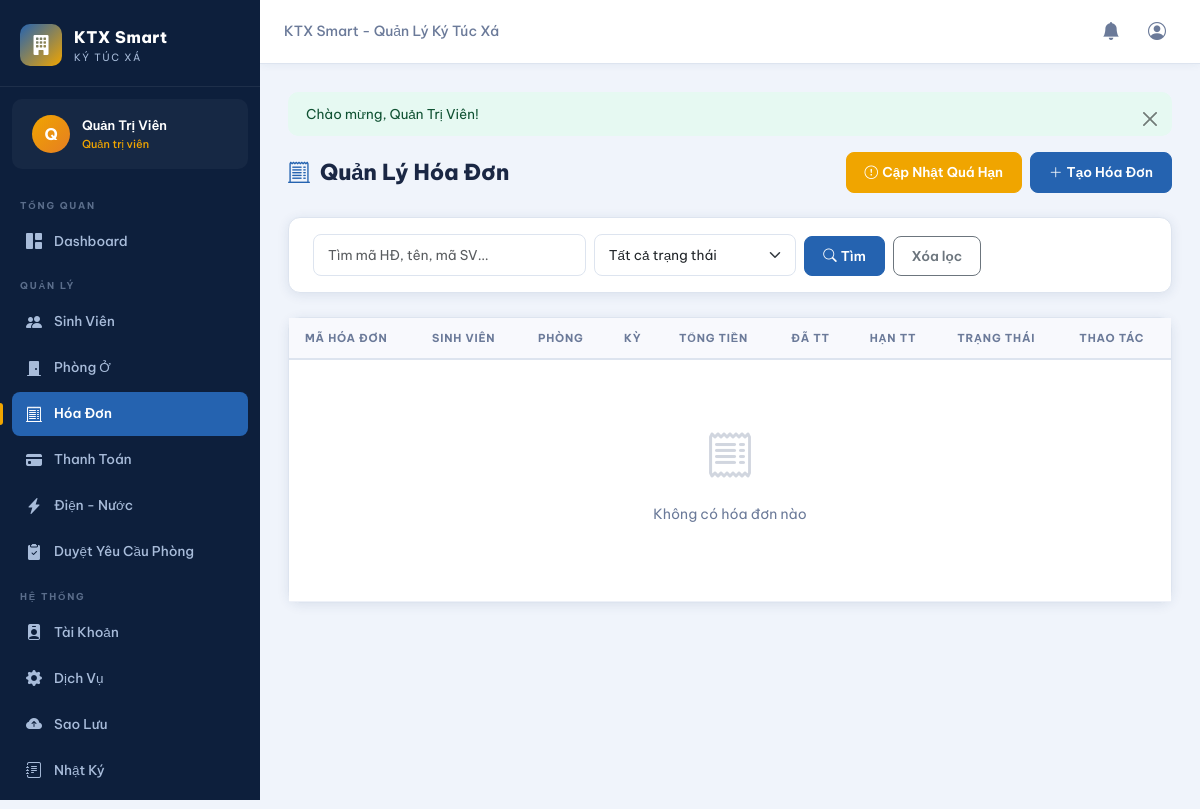
The page /pages/invoices.php (signed in) on the database its author committed.
### tables this page shows
CREATE TABLE IF NOT EXISTS users (
    id              INT AUTO_INCREMENT PRIMARY KEY,
    username        VARCHAR(50)  NOT NULL UNIQUE,
    email           VARCHAR(100) NOT NULL UNIQUE,
    password        VARCHAR(255) NOT NULL,
    full_name       VARCHAR(100) NOT NULL,
    phone           VARCHAR(20),
    role            ENUM('admin','staff','student') NOT NULL DEFAULT 'student',
    status          ENUM('active','inactive') NOT NULL DEFAULT 'active',
    reset_token         VARCHAR(100) NULL,
    reset_token_expires DATETIME    NULL,
    last_login      DATETIME NULL,
    created_at      DATETIME NOT NULL DEFAULT CURRENT_TIMESTAMP,
    updated_at      DATETIME NOT NULL DEFAULT CURRENT_TIMESTAMP ON UPDATE CURRENT_TIMESTAMP
);

### pages/invoices.php (the view, shortened to what this page needs)
<?php
require_once __DIR__ . '/../includes/functions.php';
$db = getDB();
$search = $_GET['search'] ?? '';
$page = max(1, (int)($_GET['page'] ?? 1));
$perPage = 15;
$where = "WHERE 1=1";
$params = [];
$offset = ($page - 1) * $perPage;
$stmt = $db->prepare("SELECT i.*, u.full_name, sp.student_code, r.room_number, b.name as building_name
    FROM invoices i JOIN users u ON i.student_id=u.id LEFT JOIN student_profiles sp ON u.id=sp.user_id
    JOIN rooms r ON i.room_id=r.id JOIN buildings b ON r.building_id=b.id
    $where ORDER BY i.created_at DESC LIMIT $perPage OFFSET $offset");
$stmt->execute($params);
$invoices = $stmt->fetchAll();
?>
<?php include __DIR__ . '/../includes/header.php'; ?>
<div class="container-fluid px-0">
<div class="page-header">
    <div class="page-title"><i class="bi bi-receipt-cutoff"></i> Quản Lý Hóa Đơn</div>
    <div class="d-flex gap-2">
        <form method="POST" style="display:inline;">
            <button type="submit" class="btn btn-warning btn-sm">
                <i class="bi bi-exclamation-circle me-1"></i>Cập Nhật Quá Hạn
            </button>
        </form>
        <button class="btn btn-primary btn-sm" data-bs-toggle="modal" data-bs-target="#createModal">
            <i class="bi bi-plus-lg me-1"></i>Tạo Hóa Đơn
        </button>
    </div>
</div>
<div class="card mb-4">
    <div class="card-body py-3">
        <form class="row g-2 align-items-end" method="GET">
            <div class="col-md-4">
                <input type="text" name="search" class="form-control" placeholder="Tìm mã HĐ, tên, mã SV..."
                    value="<?= htmlspecialchars($search) ?>">
            </div>
            <div class="col-md-3">
                <select name="status" class="form-select">
                    <option value="">Tất cả trạng thái</option>
                </select>
            </div>
            <div class="col-auto">
                <button type="submit" class="btn btn-primary">
                    <i class="bi bi-search me-1"></i>Tìm
                </button>
                <a href="invoices.php" class="btn btn-outline-secondary ms-1">Xóa lọc</a>
            </div>
        </form>
    </div>
</div>
<div class="card">
    <div class="card-body p-0">
        <div class="table-responsive">
            <table class="table mb-0">
                <thead><tr>
                    <th>Mã Hóa Đơn</th>
                    <th>Sinh Viên</th>
                    <th>Phòng</th>
                    <th>Kỳ</th>
                    <th>Tổng Tiền</th>
                    <th>Đã TT</th>
                    <th>Hạn TT</th>
                    <th>Trạng Thái</th>
                    <th>Thao Tác</th>
                </tr></thead>
                <tbody>
                <?php if ($invoices): foreach ($invoices as $inv): ?>
                <tr>
                    <td>
                        <span class="text-mono" style="font-size:12px;"><?= $inv['invoice_code'] ?></span>
                    </td>
                    <td>
                        <div><?= htmlspecialchars($inv['full_name']) ?></div>
                        <small class="text-muted text-mono"><?= $inv['student_code'] ?></small>
                    </td>
                    <td><?= $inv['building_name'] ?> - <?= $inv['room_number'] ?></td>
                    <td><?= date('m/Y', strtotime($inv['billing_month'])) ?></td>
                    <td><strong><?= formatMoney($inv['total_amount']) ?></strong></td>
                    <td><?= formatMoney($inv['paid_amount']) ?></td>
                    <td>
                        <span class="<?= $inv['due_date'] < date('Y-m-d') && $inv['status'] !== 'paid' ? 'text-danger fw-bold' : '' ?>">
                            <?= formatDate($inv['due_date']) ?>
                        </span>
                    </td>
                    <td><?= statusBadge($inv['status']) ?></td>
                    <td>
                        <div class="d-flex gap-1">
                            <a href="invoice_detail.php?id=<?= $inv['id'] ?>" class="btn btn-sm btn-outline-primary" title="Chi tiết">
                                <i class="bi bi-eye-fill"></i>
                            </a>
                            <?php if (in_array($inv['status'], ['pending','partial','overdue'])): ?>
                            <a href="pay_invoice.php?id=<?= $inv['id'] ?>" class="btn btn-sm btn-success" title="Thanh toán QR">
                                <i class="bi bi-qr-code"></i>
                            </a>
                            <form method="POST" style="display:inline;">
                                <input type="hidden" name="action" value="cancel">
                                <input type="hidden" name="invoice_id" value="<?= $inv['id'] ?>">
                                <button type="submit" class="btn btn-sm btn-outline-danger" title="Hủy"
                                    data-confirm="Hủy hóa đơn này?">
                                    <i class="bi bi-x-lg"></i>
                                </button>
                            </form>
                            <?php endif; ?>
                        </div>
                    </td>
                </tr>
                <?php endforeach; else: ?>
                <tr><td colspan="9"><div class="empty-state"><i class="bi bi-receipt"></i><p>Không có hóa đơn nào</p></div></td></tr>
                <?php endif; ?>
                </tbody>
            </table>
        </div>
    </div>
</div>
</div>
<?php include __DIR__ . '/../includes/footer.php'; ?>

### includes/header.php (shortened to what this page needs)
<?php
require_once __DIR__ . '/../includes/functions.php';
$user = currentUser();
$currentPage = basename($_SERVER['PHP_SELF'], '.php');
?>
<!DOCTYPE html>
<html lang="vi">
<head>
<link href="https://cdn.jsdelivr.net/npm/bootstrap@5.3.2/dist/css/bootstrap.min.css" rel="stylesheet">
<link href="https://cdn.jsdelivr.net/npm/bootstrap-icons@1.11.3/font/bootstrap-icons.css" rel="stylesheet">
<link href="<?= BASE_URL ?>/assets/css/style.css" rel="stylesheet">
</head>
<body>
<?php if (isLoggedIn()): ?>
<div class="sidebar" id="sidebar">
    <div class="sidebar-brand">
        <div class="brand-icon"><i class="bi bi-building-fill"></i></div>
        <div class="brand-text">
            <span class="brand-name">KTX Smart</span>
            <span class="brand-sub">Ký Túc Xá</span>
        </div>
    </div>
    <div class="sidebar-user">
        <div class="user-avatar">
            <span><?= mb_substr($user['full_name'], 0, 1) ?></span>
        </div>
        <div class="user-info">
            <span class="user-name"><?= htmlspecialchars($user['full_name']) ?></span>
            <span class="user-role"><?= ['admin'=>'Quản trị viên','staff'=>'Nhân viên','student'=>'Sinh viên'][$user['role']] ?></span>
        </div>
    </div>
    <nav class="sidebar-nav">
        <div class="nav-section-label">TỔNG QUAN</div>
        <a href="<?= BASE_URL ?>/pages/dashboard.php" class="nav-item <?= $currentPage==='dashboard'?'active':'' ?>">
            <i class="bi bi-grid-1x2-fill"></i><span>Dashboard</span>
        </a>
        <?php if (in_array($user['role'], ['admin','staff'])): ?>
        <div class="nav-section-label">QUẢN LÝ</div>
        <a href="<?= BASE_URL ?>/pages/students.php" class="nav-item <?= $currentPage==='students'?'active':'' ?>">
            <i class="bi bi-people-fill"></i><span>Sinh Viên</span>
        </a>
        <a href="<?= BASE_URL ?>/pages/rooms.php" class="nav-item <?= $currentPage==='rooms'?'active':'' ?>">
            <i class="bi bi-door-closed-fill"></i><span>Phòng Ở</span>
        </a>
        <a href="<?= BASE_URL ?>/pages/invoices.php" class="nav-item <?= $currentPage==='invoices'?'active':'' ?>">
            <i class="bi bi-receipt-cutoff"></i><span>Hóa Đơn</span>
        </a>
        <a href="<?= BASE_URL ?>/pages/payments.php" class="nav-item <?= $currentPage==='payments'?'active':'' ?>">
            <i class="bi bi-credit-card-fill"></i><span>Thanh Toán</span>
        </a>
        <a href="<?= BASE_URL ?>/pages/utilities.php" class="nav-item <?= $currentPage==='utilities'?'active':'' ?>">
            <i class="bi bi-lightning-charge-fill"></i><span>Điện - Nước</span>
        </a>
        <a href="<?= BASE_URL ?>/pages/room_requests.php" class="nav-item <?= $currentPage==='room_requests'?'active':'' ?>" style="position:relative;">
            <i class="bi bi-clipboard2-check-fill"></i>
            <span>Duyệt Yêu Cầu Phòng</span>
        </a>
        <?php endif; ?>
        <?php if ($user['role'] === 'admin'): ?>
        <div class="nav-section-label">HỆ THỐNG</div>
        <a href="<?= BASE_URL ?>/pages/users.php" class="nav-item <?= $currentPage==='users'?'active':'' ?>">
            <i class="bi bi-person-badge-fill"></i><span>Tài Khoản</span>
        </a>
        <a href="<?= BASE_URL ?>/pages/services.php" class="nav-item <?= $currentPage==='services'?'active':'' ?>">
            <i class="bi bi-gear-fill"></i><span>Dịch Vụ</span>
        </a>
        <a href="<?= BASE_URL ?>/pages/backup.php" class="nav-item <?= $currentPage==='backup'?'active':'' ?>">
            <i class="bi bi-cloud-arrow-up-fill"></i><span>Sao Lưu</span>
        </a>
        <a href="<?= BASE_URL ?>/pages/logs.php" class="nav-item <?= $currentPage==='logs'?'active':'' ?>">
            <i class="bi bi-journal-text"></i><span>Nhật Ký</span>
        </a>
        <?php endif; ?>
        <div class="nav-section-label">TÀI KHOẢN</div>
    </nav>
</div>
<div class="topbar">
    <div class="topbar-breadcrumb">
        <span><?= SITE_NAME ?></span>
    </div>
    <div class="topbar-actions">
        <a href="<?= BASE_URL ?>/pages/notifications.php" class="topbar-btn">
            <i class="bi bi-bell-fill"></i>
        </a>
        <a href="<?= BASE_URL ?>/pages/profile.php" class="topbar-btn">
            <i class="bi bi-person-circle"></i>
        </a>
    </div>
</div>
<div class="main-wrapper">
<?php endif; ?>

### rows shown on the page
users: full_name "Q", full_name "Quản Trị Viên", role "Quản trị viên"

### other values the page prints
SITE_NAME "KTX Smart - Quản Lý Ký Túc Xá"
$flash['message'] "Chào mừng, Quản Trị Viên!"
